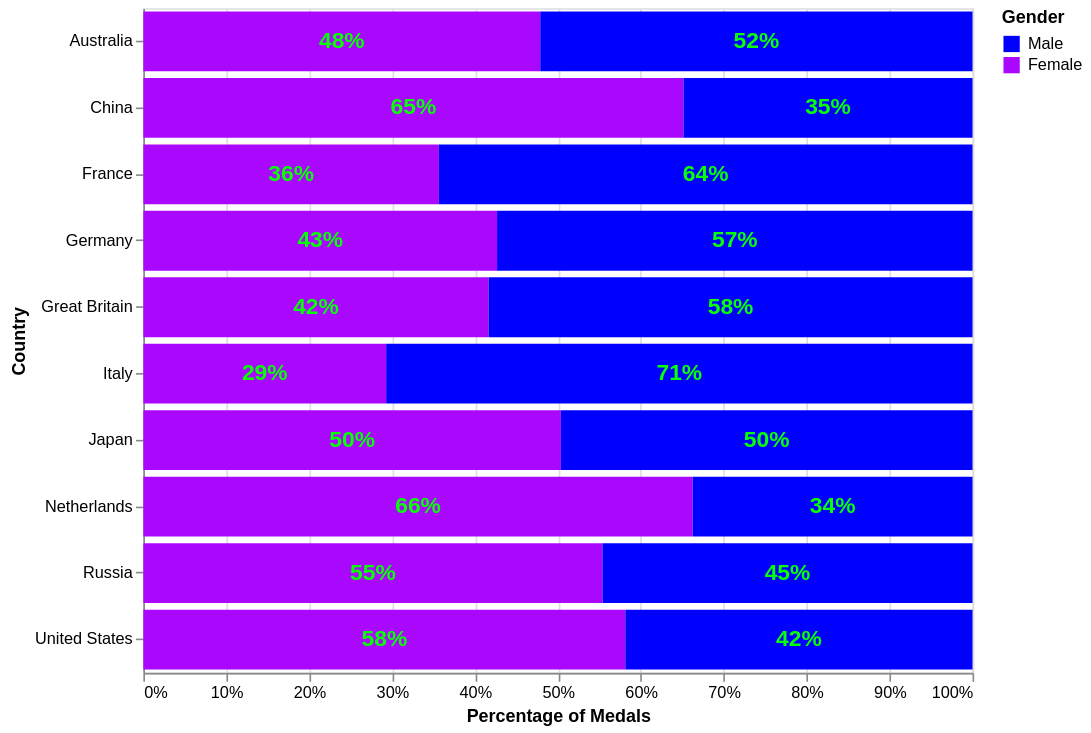

Vega-Lite specification for this chart:
### Vega-Lite specification from a JSON file in a GitHub repository (floating-point values rounded to 4 significant figures)
{"$schema": "https://vega.github.io/schema/vega-lite/v5.json", "width": 670, "height": 450, "autosize": {"type": "fit", "contains": "padding"}, "description": "A Diverging Stacked Bar Chart showing medals won by females and males from different countries", "data": {"values": [{"Country": "United States", "Gender": "Female", "Medals": 808}, {"Country": "United States", "Gender": "Male", "Medals": 582}, {"Country": "Russia", "Gender": "Female", "Medals": 407}, {"Country": "Russia", "Gender": "Male", "Medals": 328}, {"Country": "China", "Gender": "Female", "Medals": 428}, {"Country": "China", "Gender": "Male", "Medals": 229}, {"Country": "Australia", "Gender": "Female", "Medals": 303}, {"Country": "Australia", "Gender": "Male", "Medals": 330}, {"Country": "Germany", "Gender": "Female", "Medals": 247}, {"Country": "Germany", "Gender": "Male", "Medals": 332}, {"Country": "Great Britain", "Gender": "Female", "Medals": 229}, {"Country": "Great Britain", "Gender": "Male", "Medals": 321}, {"Country": "France", "Gender": "Female", "Medals": 160}, {"Country": "France", "Gender": "Male", "Medals": 289}, {"Country": "Japan", "Gender": "Female", "Medals": 213}, {"Country": "Japan", "Gender": "Male", "Medals": 210}, {"Country": "Italy", "Gender": "Female", "Medals": 106}, {"Country": "Italy", "Gender": "Male", "Medals": 256}, {"Country": "Netherlands", "Gender": "Female", "Medals": 214}, {"Country": "Netherlands", "Gender": "Male", "Medals": 109}]}, "transform": [{"joinaggregate": [{"op": "sum", "field": "Medals", "as": "country_total"}], "groupby": ["Country"]}, {"calculate": "datum.Medals / datum.country_total", "as": "gender_percentage"}], "encoding": {"y": {"field": "Country", "type": "nominal", "axis": {"title": "Country"}}, "x": {"field": "gender_percentage", "type": "quantitative", "axis": {"title": "Percentage of Medals", "format": ".0%"}, "stack": "zero"}, "order": {"field": "Gender", "type": "ordinal", "sort": "ascending"}}, "layer": [{"mark": "bar", "encoding": {"color": {"field": "Gender", "type": "nominal", "scale": {"domain": ["Male", "Female"], "range": ["blue", "#AA07FE"]}, "legend": {"title": "Gender"}}}}, {"mark": {"type": "text", "color": "#08FF08", "fontWeight": "bold", "fontSize": 14}, "encoding": {"x": {"field": "gender_percentage", "type": "quantitative", "axis": {"title": "Percentage of Medals", "format": ".0%"}, "stack": "zero", "scale": {"domain": [0, 1]}, "bandPosition": 0.5}, "text": {"field": "gender_percentage", "type": "quantitative", "format": ".0%"}, "tooltip": [{"field": "Gender", "type": "nominal", "title": "Gender"}, {"field": "Medals", "type": "quantitative", "title": "Medals"}]}}]}
